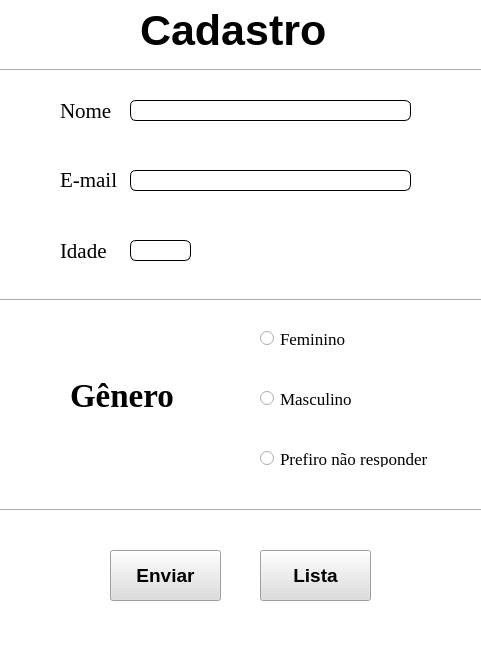
<?xml version="1.0" encoding="UTF-8"?>
<ui version="4.0">
 <class>MainWindow</class>
 <widget class="QMainWindow" name="MainWindow">
  <property name="geometry">
   <rect>
    <x>0</x>
    <y>0</y>
    <width>481</width>
    <height>659</height>
   </rect>
  </property>
  <property name="windowTitle">
   <string>MainWindow</string>
  </property>
  <property name="styleSheet">
   <string notr="true">background-color: rgb(255, 255, 255);</string>
  </property>
  <widget class="QWidget" name="centralwidget">
   <widget class="QLabel" name="label">
    <property name="geometry">
     <rect>
      <x>140</x>
      <y>10</y>
      <width>211</width>
      <height>41</height>
     </rect>
    </property>
    <property name="font">
     <font>
      <pointsize>32</pointsize>
      <weight>75</weight>
      <bold>true</bold>
     </font>
    </property>
    <property name="text">
     <string>Cadastro</string>
    </property>
   </widget>
   <widget class="QRadioButton" name="radioButton">
    <property name="geometry">
     <rect>
      <x>260</x>
      <y>330</y>
      <width>91</width>
      <height>17</height>
     </rect>
    </property>
    <property name="font">
     <font>
      <family>Times New Roman</family>
      <pointsize>13</pointsize>
     </font>
    </property>
    <property name="text">
     <string>Feminino</string>
    </property>
   </widget>
   <widget class="QRadioButton" name="radioButton_2">
    <property name="geometry">
     <rect>
      <x>260</x>
      <y>390</y>
      <width>101</width>
      <height>17</height>
     </rect>
    </property>
    <property name="font">
     <font>
      <family>Times New Roman</family>
      <pointsize>13</pointsize>
     </font>
    </property>
    <property name="text">
     <string>Masculino</string>
    </property>
   </widget>
   <widget class="QRadioButton" name="radioButton_3">
    <property name="geometry">
     <rect>
      <x>260</x>
      <y>450</y>
      <width>181</width>
      <height>17</height>
     </rect>
    </property>
    <property name="font">
     <font>
      <family>Times New Roman</family>
      <pointsize>13</pointsize>
     </font>
    </property>
    <property name="text">
     <string>Prefiro não responder</string>
    </property>
   </widget>
   <widget class="QLabel" name="label_2">
    <property name="geometry">
     <rect>
      <x>60</x>
      <y>100</y>
      <width>61</width>
      <height>21</height>
     </rect>
    </property>
    <property name="font">
     <font>
      <family>Times New Roman</family>
      <pointsize>16</pointsize>
     </font>
    </property>
    <property name="text">
     <string>Nome</string>
    </property>
   </widget>
   <widget class="QLabel" name="label_3">
    <property name="geometry">
     <rect>
      <x>60</x>
      <y>170</y>
      <width>61</width>
      <height>20</height>
     </rect>
    </property>
    <property name="font">
     <font>
      <family>Times New Roman</family>
      <pointsize>16</pointsize>
     </font>
    </property>
    <property name="text">
     <string>E-mail</string>
    </property>
   </widget>
   <widget class="QLabel" name="label_4">
    <property name="geometry">
     <rect>
      <x>60</x>
      <y>240</y>
      <width>61</width>
      <height>21</height>
     </rect>
    </property>
    <property name="font">
     <font>
      <family>Times New Roman</family>
      <pointsize>16</pointsize>
     </font>
    </property>
    <property name="text">
     <string>Idade</string>
    </property>
   </widget>
   <widget class="QLabel" name="label_5">
    <property name="geometry">
     <rect>
      <x>70</x>
      <y>380</y>
      <width>111</width>
      <height>31</height>
     </rect>
    </property>
    <property name="font">
     <font>
      <family>Times New Roman</family>
      <pointsize>25</pointsize>
      <weight>75</weight>
      <bold>true</bold>
     </font>
    </property>
    <property name="text">
     <string>Gênero</string>
    </property>
   </widget>
   <widget class="QPushButton" name="pushButton">
    <property name="geometry">
     <rect>
      <x>110</x>
      <y>550</y>
      <width>111</width>
      <height>51</height>
     </rect>
    </property>
    <property name="font">
     <font>
      <pointsize>14</pointsize>
      <weight>75</weight>
      <bold>true</bold>
     </font>
    </property>
    <property name="styleSheet">
     <string notr="true">background-color: rgb(221, 221, 221);
</string>
    </property>
    <property name="text">
     <string>Enviar</string>
    </property>
   </widget>
   <widget class="QPushButton" name="pushButton_2">
    <property name="geometry">
     <rect>
      <x>260</x>
      <y>550</y>
      <width>111</width>
      <height>51</height>
     </rect>
    </property>
    <property name="font">
     <font>
      <pointsize>14</pointsize>
      <weight>75</weight>
      <bold>true</bold>
     </font>
    </property>
    <property name="styleSheet">
     <string notr="true">background-color: rgb(221, 221, 221);</string>
    </property>
    <property name="text">
     <string>Lista</string>
    </property>
   </widget>
   <widget class="QLineEdit" name="lineEdit">
    <property name="enabled">
     <bool>true</bool>
    </property>
    <property name="geometry">
     <rect>
      <x>130</x>
      <y>100</y>
      <width>281</width>
      <height>21</height>
     </rect>
    </property>
    <property name="font">
     <font>
      <family>Arial</family>
     </font>
    </property>
    <property name="styleSheet">
     <string notr="true">QLineEdit{
	border: 1px solid  rgb(0, 0, 0);
	border-radius: 6px;
}</string>
    </property>
   </widget>
   <widget class="QLineEdit" name="lineEdit_2">
    <property name="enabled">
     <bool>true</bool>
    </property>
    <property name="geometry">
     <rect>
      <x>130</x>
      <y>170</y>
      <width>281</width>
      <height>21</height>
     </rect>
    </property>
    <property name="font">
     <font>
      <family>Arial</family>
     </font>
    </property>
    <property name="styleSheet">
     <string notr="true">QLineEdit{
	border: 1px solid  rgb(0, 0, 0);
	border-radius: 6px;
}</string>
    </property>
   </widget>
   <widget class="QLineEdit" name="lineEdit_3">
    <property name="enabled">
     <bool>true</bool>
    </property>
    <property name="geometry">
     <rect>
      <x>130</x>
      <y>240</y>
      <width>61</width>
      <height>21</height>
     </rect>
    </property>
    <property name="font">
     <font>
      <family>Arial</family>
     </font>
    </property>
    <property name="styleSheet">
     <string notr="true">QLineEdit{
	border: 1px solid  rgb(0, 0, 0);
	border-radius: 6px;
}</string>
    </property>
    <property name="echoMode">
     <enum>QLineEdit::Normal</enum>
    </property>
    <property name="cursorPosition">
     <number>0</number>
    </property>
   </widget>
   <widget class="Line" name="line">
    <property name="geometry">
     <rect>
      <x>-120</x>
      <y>60</y>
      <width>801</width>
      <height>20</height>
     </rect>
    </property>
    <property name="orientation">
     <enum>Qt::Horizontal</enum>
    </property>
   </widget>
   <widget class="Line" name="line_2">
    <property name="geometry">
     <rect>
      <x>-80</x>
      <y>290</y>
      <width>801</width>
      <height>20</height>
     </rect>
    </property>
    <property name="orientation">
     <enum>Qt::Horizontal</enum>
    </property>
   </widget>
   <widget class="Line" name="line_3">
    <property name="geometry">
     <rect>
      <x>-100</x>
      <y>500</y>
      <width>801</width>
      <height>20</height>
     </rect>
    </property>
    <property name="orientation">
     <enum>Qt::Horizontal</enum>
    </property>
   </widget>
   <zorder>line</zorder>
   <zorder>label</zorder>
   <zorder>radioButton</zorder>
   <zorder>radioButton_2</zorder>
   <zorder>radioButton_3</zorder>
   <zorder>label_2</zorder>
   <zorder>label_3</zorder>
   <zorder>label_4</zorder>
   <zorder>label_5</zorder>
   <zorder>pushButton</zorder>
   <zorder>pushButton_2</zorder>
   <zorder>lineEdit</zorder>
   <zorder>lineEdit_2</zorder>
   <zorder>lineEdit_3</zorder>
   <zorder>line_2</zorder>
   <zorder>line_3</zorder>
  </widget>
  <widget class="QMenuBar" name="menubar">
   <property name="geometry">
    <rect>
     <x>0</x>
     <y>0</y>
     <width>481</width>
     <height>21</height>
    </rect>
   </property>
  </widget>
  <widget class="QStatusBar" name="statusbar"/>
 </widget>
 <resources/>
 <connections/>
</ui>
